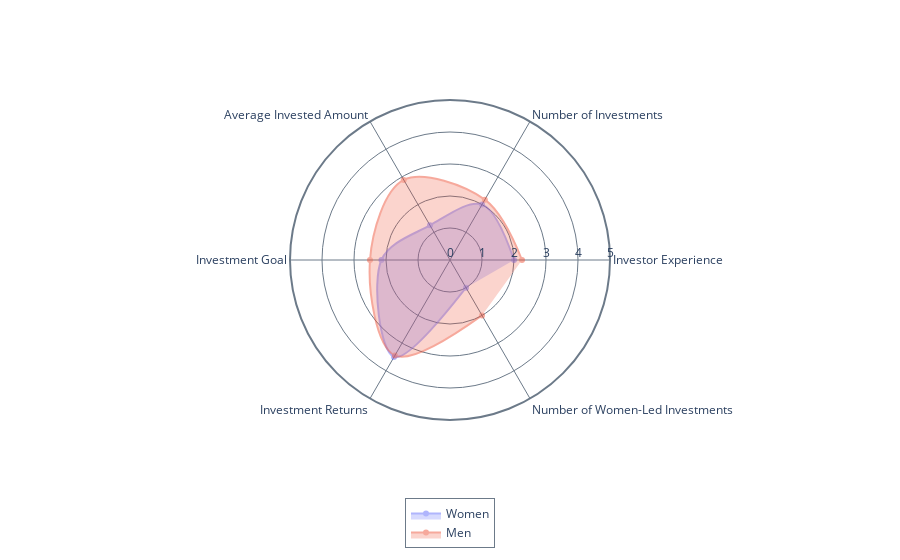

The cell this chart's notebook holds for it:
### Code cell
# Variable means by gender - Crowdfunding investor only

df=df_load[df_load['survey']=='CI']

group_label='gender_male'

columns=[
    ['inv_time', 'Investor Experience', ['<1 year','2-3 years', '4-6 years', '7-9 years', '> 10 years'],],  
    # ['inv_motivations', 'Motivations', [
    #     # ['Support innovative startups or entrepreneurs', 'Potential high returns on investments', 'To diversify my investment portfolio', 'Recommendation from friends', 'Benefits from tax breaks', 'My financial capacity', 'My family background', 'Other' ],
    #     # ['Desire to support innovative startups or entrepreneurs', 'Potential high returns on investments', 'Diversifying my investment portfolio', 'Recommendation from friends or media influence', 'Benefits from tax breaks', 'Business reasons (you could be a supplier, etc.)', 'Other' ],
    #     ['Support entrepreneurs', 'High returns', 'Diversify portfolio', 'Friend recommendation', 'Tax breaks', 'Financial capacity', 'Family background', 'Other' ],
    #     ['Support entrepreneurs', 'High returns', 'Diversify portfolio', 'Friend recommendation', 'Tax breaks', 'Business reasons', 'Other' ],
    # ],], # Not same labels
    # ['ba_group', 'Part of BA Network', ['Yes', 'No'],], # Boolean Only BA
    # ['ba_group_name', 'BA Network'], # Only BA
    # ['ba_group_reason', 'Part of BA Network Motivations',
    #   # ['To gain access to a larger number of investment opportunities', 'To invest in mutual funds set up by the network', 'To leverage the experience of other network members', 'To benefit from educational or training sessions', 'To expand my personal and professional network', 'To coinvest with other investors', 'Other',],
    #   ['More opportunities', 'Network funds', "Members' experience", 'Training', 'Expand network', 'Coinvest', 'Other',],
    # ], # Only BA  
    ['inv_num', 'Number of Investments', ['None', '1-2', '3-5', '6-10', '11-20', '>20'],],
    # ['inv_companies_last2y', 'Last 2Y Investments'], # Text
    ['inv_amount_average', 'Average Invested Amount',
       [
        ['<25K€', '25k€-50k€', '50k€-100k€', '100k€-500k€', '>500k€', ],
        ['<0.5K€', '0.5k€-1k€', '1k€-5k€', '5k€-10k€', '10k€-50k€', '>50k€'],
    ],], # Not same labels
    # ['inv_capital_stake', 'Typical Stake', ['0-5%', '6-10%', '11-20%', '21-30%', '31-50%', '>51%'],], # Only for BA
    # ['inv_dd_duration', 'Analysis Duration',  [
    #     ['Less than 1 month', '1-6 months', '7-12 months', '13-18 months', 'More than 18 months'],
    #     ['Less than 1 hour', '1 to 2 hours', '3 to 5 hours', '6 to 10 hours', 'More than 10 hours'],
    # ],], # Not same labels
    # ['inv_criteria', 'Investing Criteria',  [
    #     # ['Alignment with my experience and expertise', 'Business plan', 'Scalability/Market potential', 'Entrepreneurial team', 'Environmental/social impact', 'Exit strategy', 'Fair valuation/return', 'Other'],
    #     # ['Business plan', 'Crowd opinion', 'Entrepreneurial team', 'Environmental/social impact', 'Exit strategy', 'Fair valuation/return', 'Other'],
    #     ['Expertise', 'Business plan', 'Scalability', 'Team', 'ES impact', 'Exit', 'Return', 'Other'],
    #     ['Business plan', 'Crowd opinion', 'Team', 'ES impact', 'Exit', 'Return', 'Other'],
    # ],], # Not same labels multiple
    # ['inv_sectors', 'Sectors', 
    #     # ['Information technology (software, internet, IT services, etc.)', 'Finance', 'Healthcare / Biotech', 'Manufacturing', 'Retail', 'Consulting', 'Energy', 'Transportation', 'Other'],
    #     ['IT', 'Finance', 'Biotech', 'Manufacturing', 'Retail', 'Consulting', 'Energy', 'Transportation', 'Other'],
    # ],
    # ['inv_process', 'Investing Process',
    #     # ['I invest alone (as an individual investor)', 'I invest as part of an angel syndicate or group', 'I invest through venture capital funds', 'I invest through crowdfunding platforms', 'Other'],
    #     ['Alone', 'Syndicate/group', 'Venture capital', 'Crowdfunding platforms', 'Other'],
    # ], # Only BA
    # ['inv_visits', 'Number of Visits', ['0 per year', '1-2 per year', '3-6 per year', '7-12 per year', 'More than 12 per year'],], # Only BA
    # ['non_fin_contr', 'Non-Financial Contribution',
    #     # ['Strategic guidance', 'Networking opportunities', 'Financial and legal expertise', 'Technical or industrial knowledge', 'Monitoring and accountability', 'Other',],
    #     ['Strategy', 'Networking', 'Financial and legal expertise', 'Technical or industrial knowledge', 'Monitoring', 'Other',],
    # ], # Only BA
    # ['child_bias', 'Children Effect', ['1 - Not at all', '2', '3', '4', '5 - Very much',],], # Only BA
    ['inv_goal', 'Investment Goal',
        # ['Capital preservation (low risk, low return)', 'Income generation (moderate risk, moderate return)', 'Growth (high risk, high return)', 'Speculative (very high risk, very high return)'],
        ['Capital preservation', 'Income generation', 'Growth', 'Speculative'],
    ], 
    # ['inv_exit', 'Exit', [
    #     # ['No, I have not sold my investments yet', 'Yes, through a private transaction', 'Yes, through the company acquisition', 'Yes, through an initial public offering', 'Yes, through a company buyback program', 'Yes, through cessation of the company activity'], 
    #     # ['No, I have not sold my investments yet', "Yes, through the platform’s secondary market",  'Yes, through a private transaction', 'Yes, through the company acquisition', 'Yes, through an initial public offering', 'Yes, through a company buyback program', 'Yes, through cessation of the company activity'], 
    #     ['Not sold yet', 'Private transaction', 'Company acquisition', 'IPO', 'Company buyback', 'Cessation'], 
    #     ['Not sold yet', "Platform’s secondary market", 'Private transaction', 'Company acquisition', 'IPO', 'Company buyback', 'Cessation'], 
    # ] ], # Not same labels
    ['inv_return', 'Investment Returns',
        # ['I have no idea', 'Highly negative', 'Negative', 'Neutral', 'Positive', 'Highly positive'],
        ['No idea', 'Highly negative', 'Negative', 'Neutral', 'Positive', 'Highly positive'],
    ],
    # ['women_investing', 'Women Investing Knowledge', ['Strongly disagree', 'Disagree', 'Neutral', 'Agree', 'Strongly agree']], 
    # ['women_involvement', 'Women Involvement', ['Strongly disagree', 'Disagree', 'Neutral', 'Agree', 'Strongly agree']], 
    # ['women_influence', 'Women Influence', ['Strongly disagree', 'Disagree', 'Neutral', 'Agree', 'Strongly agree']],
    # ['women_diff_eval_process', 'Women Evaluation Process', ['Strongly disagree', 'Disagree', 'Neutral', 'Agree', 'Strongly agree']],
    # ['women_risk_averse', 'Women Risk Aversion', ['Strongly disagree', 'Disagree', 'Neutral', 'Agree', 'Strongly agree']],
    # ['women_evolution_involvement', 'Women Evolution Involvement', ['Strongly disagree', 'Disagree', 'Neutral', 'Agree', 'Strongly agree']],
    # ['women_evolution_neg_stereotype', 'Women Stereotype Evolution', ['Strongly disagree', 'Disagree', 'Neutral', 'Agree', 'Strongly agree']],
    # ['mother_needs_consideration', "Consideration of Mothers' Needs", ['1-Not at all', '2', '3', '4', '5-Completely',]],
    # ['women_reco', 'Recommendations for Attracting Women',[
    #     # ['Increase visibility of successful women business angels', 'Offer targeted networking events for women', 'Highlight women-led projects', 'Offer training or mentorship programs for aspiring women investors', 'Establish women-focused investment funds or syndicates', 'Other'],
    #     # ['Create events or online communities where women can network', 'Ensure the platform is user-friendly and inclusive', 'Highlight women-led projects', 'Offer training programs', 'Showcase successful women crowd-investors in the investment space', 'Other']
    #     ['Communication on success', 'Networking', 'Communication on projects', 'Training', 'Specific funds', 'Other'],
    #     ['Networking', 'User-Friendliness','Communication on projects', 'Training', 'Communication on success', 'Other'],
    # ]],
    ['women_led_inv', 'Number of Women-Led Investments', ['None', '1-2', '3-5', '6-10', '>10']],
]

stat_func='mean' 

traces=[
  [1, 'Women'],
  [2, 'Men'],
]

value_range=[0,5]

radar(df, group_label, columns, stat_func, traces, value_range)

### Figure 1 — Plotly figure (JSON) as saved in the notebook; plotly's stock layout.template omitted (floating-point values rounded to 4 significant figures)
{"data": [{"fill": "toself", "line": {"shape": "spline"}, "name": "Women", "opacity": 0.5, "r": [2.0, 2.0, 1.25, 2.143, 3.5, 1.0], "theta": ["Investor Experience", "Number of Investments", "Average Invested Amount", "Investment Goal", "Investment Returns", "Number of Women-Led Investments"], "type": "scatterpolar"}, {"fill": "toself", "line": {"shape": "spline"}, "name": "Men", "opacity": 0.5, "r": [2.25, 2.176, 2.889, 2.5, 3.444, 2.0], "theta": ["Investor Experience", "Number of Investments", "Average Invested Amount", "Investment Goal", "Investment Returns", "Number of Women-Led Investments"], "type": "scatterpolar"}], "layout": {"legend": {"bordercolor": "rgba(108, 122, 137,1)", "borderwidth": 1, "x": 0.5, "xanchor": "center", "y": -0.4, "yanchor": "bottom"}, "polar": {"angularaxis": {"gridcolor": "rgba(108, 122, 137,1)", "linecolor": "rgba(108, 122, 137,1)", "linewidth": 2, "showline": true}, "bgcolor": "rgba(0, 0, 0, 0)", "radialaxis": {"dtick": 1, "gridcolor": "rgba(108, 122, 137,1)", "gridwidth": 1, "linewidth": 1, "range": [0, 5], "showline": false, "side": "counterclockwise"}}}}
